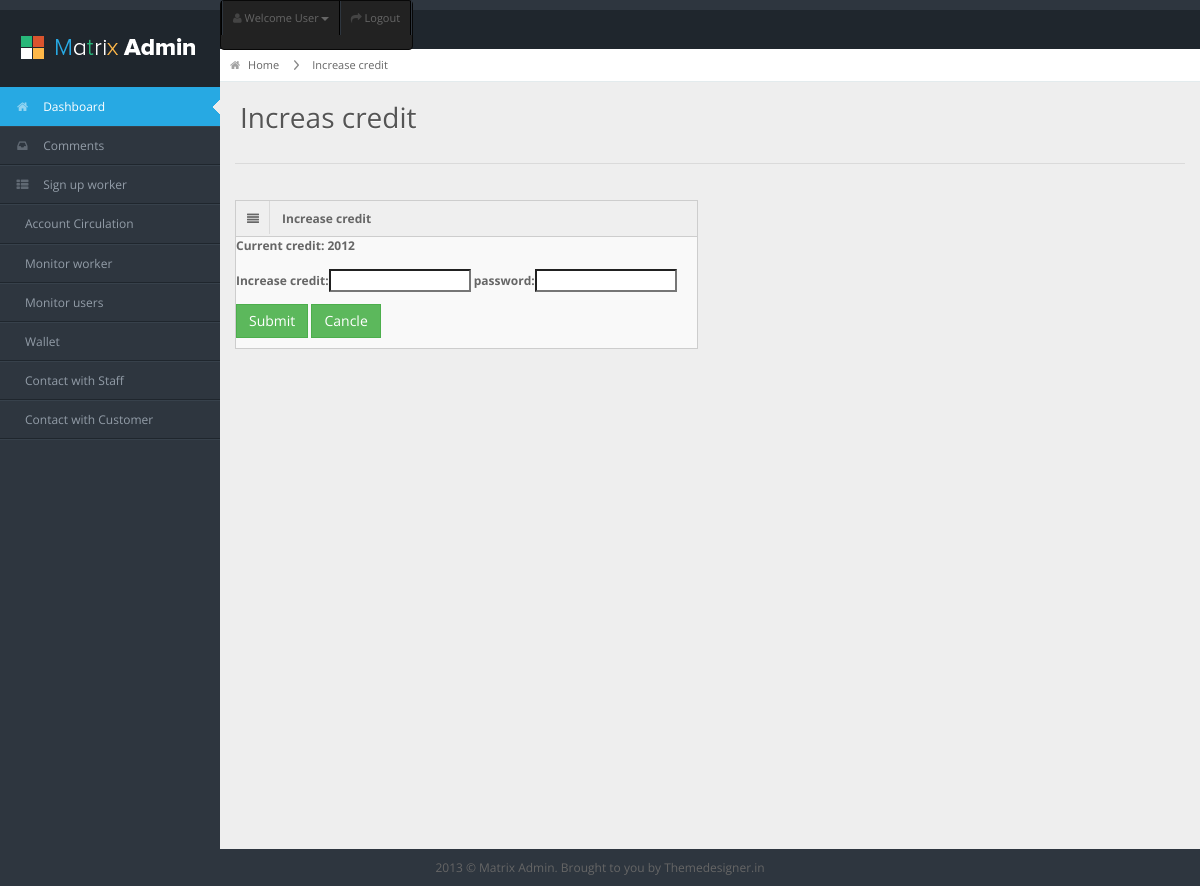
The app's page /manager/managerwallet/, older data.
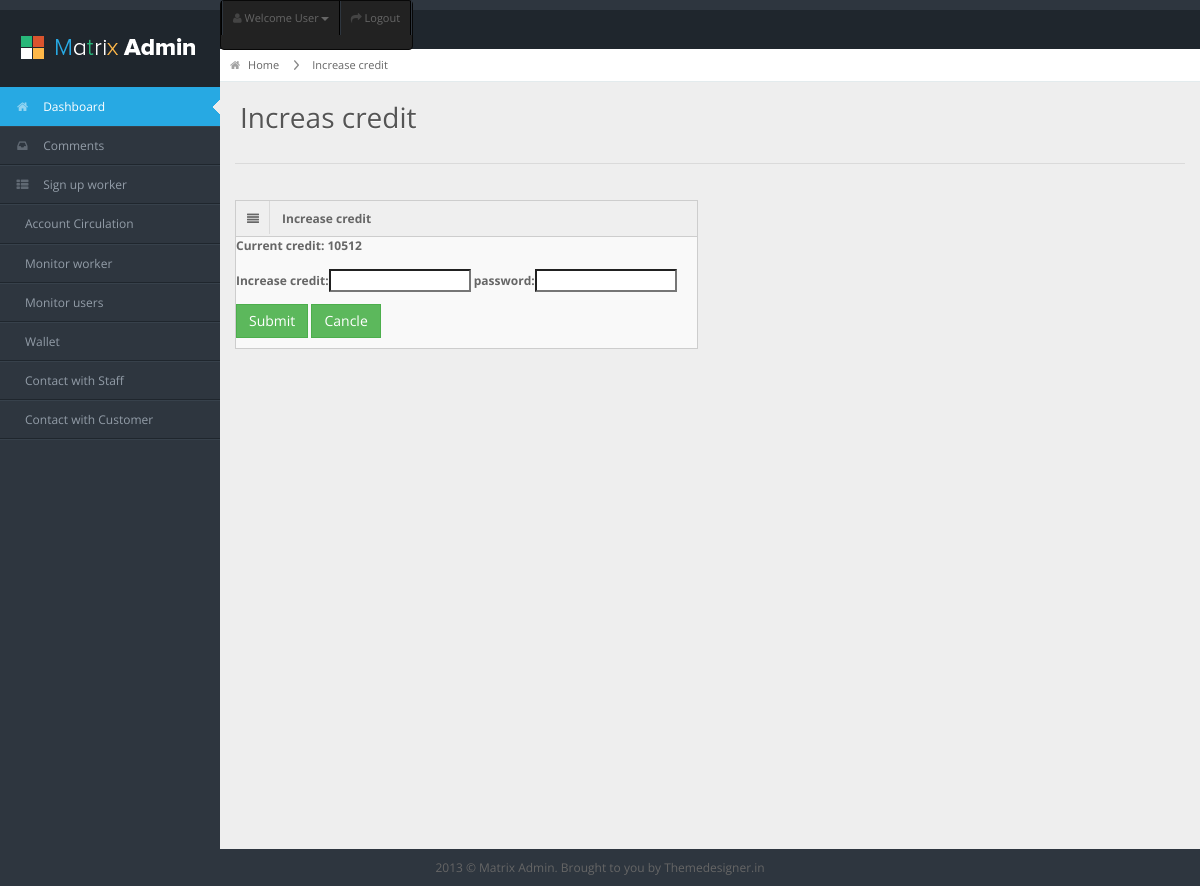
The same page, newer data.
### core/models.py (models this page shows)
class Manager(models.Model):
    user = models.OneToOneField(User, on_delete=models.CASCADE, primary_key=True)
    credit = models.PositiveIntegerField(default=1000000)

### manager/views.py (the view)
# urls.py: path('managerwallet/', views.managerwallet, name='managerwallet'),
def managerwallet(request):
    manager = Manager.objects.get(pk=10)
    if request.method == 'POST':
        form = increasecredit_form(request.POST)
        if form.is_valid():
            if check_password(form.cleaned_data['password'], manager.user.password):
                manager.credit += form.cleaned_data['increase_credit']
                manager.save()
        return redirect('/manager/')
    else:
        form = increasecredit_form()
    return render(request, 'manager/managerwallet.html', context={'form':form, 'manager' : manager})

### manager/forms.py
class increasecredit_form(forms.Form):
    increase_credit = forms.IntegerField()
    password = forms.CharField(label="password", strip=False, widget=forms.PasswordInput)

### manager/templates/manager/managerwallet.html (shortened to what this page needs)
{% load static %}
<!DOCTYPE html>
<html lang="en">
<head>
<link rel="stylesheet" href="{% static 'assets/css/bootstrap.min.css' %}" />
<link rel="stylesheet" href="{% static 'assets/css/bootstrap-responsive.min.css' %}" />
<link rel="stylesheet" href="{% static 'assets/css/colorpicker.css' %}" />
<link rel="stylesheet" href="{% static 'assets/css/datepicker.css' %}" />
<link rel="stylesheet" href="{% static 'assets/css/uniform.css' %}" />
<link rel="stylesheet" href="{% static 'assets/css/select2.css' %}" />
<link rel="stylesheet" href="{% static 'assets/css/matrix-style.css' %}" />
<link rel="stylesheet" href="{% static 'assets/css/matrix-media.css' %}" />
<link rel="stylesheet" href="{% static 'assets/css/bootstrap-wysihtml5.css' %}" />
<link href="{% static 'assets/font-awesome/css/font-awesome.css' %}" rel="stylesheet" />
</head>
<body>
<div id="header">
  <h1><a href="dashboard.html">Wallet</a></h1>
</div>
<div id="user-nav" class="navbar navbar-inverse">
  <ul class="nav">
    <li  class="dropdown" id="profile-messages" ><a title="" href="#" data-toggle="dropdown" data-target="#profile-messages" class="dropdown-toggle"><i class="icon icon-user"></i>  <span class="text">Welcome User</span><b class="caret"></b></a>
    </li>
    <li class=""><a title="" href="http://localhost:8000/"><i class="icon icon-share-alt"></i> <span class="text">Logout</span></a></li>
  </ul>
</div>
<div id="sidebar"><a href="#" class="visible-phone"> Dashboard</a>
  <ul>
    <li class="active"><a href="{% url 'manager:managerpanel' %}"><i class="icon icon-home"></i> <span>Dashboard</span></a> </li>
    <li> <a href="{% url 'manager:comments' %}"><i class="icon icon-inbox"></i> <span>Comments</span></a> </li>
    <li> <a href="{% url 'manager:signupworker' %}"><i class="icon icon-th-list"></i> <span>Sign up worker</span> </a></li>
	<li><a href="{% url 'manager:accountcirculation' %}"> <span>Account Circulation</span></a></li>
    <li><a href="{% url 'manager:monitorworker' %}"> <span>Monitor worker</span></a></li>
    <li><a href="{% url 'manager:monitoringuser' %}"> <span>Monitor users</span></a></li>
         <li><a href="{% url 'manager:managerwallet' %}"> <span>Wallet</span></a></li>
               <li><a href="{% url 'manager:contacttostaff' %}"> <span>Contact with Staff</span></a></li>
               <li><a href="{% url 'manager:contacttouser' %}"> <span>Contact with Customer</span></a></li>
  </ul>
</div>
<div id="content">
<div id="content-header">
  <div id="breadcrumb"> <a href="http://localhost:8000/manager/" title="Go to Home" class="tip-bottom"><i class="icon-home"></i> Home</a> <a href="#" class="tip-bottom">Increase credit</a>  </div>
  <h1>Increas credit</h1>
</div>
<div class="container-fluid">
  <hr>
  <div class="row-fluid">
    <div class="span6">
      <div class="widget-box">
        <div class="widget-title"> <span class="icon"> <i class="icon-align-justify"></i> </span>
          <h5>Increase credit</h5>
        </div>
        <div class="widget-content nopadding">
        		<form action="" method="post">
        		<p><label class="control-label">Current credit: {{ manager.credit }}</label></p>
    		<p>{{ form }}</p>
             <p> <div class="form-actions">
               <a href="http://localhost:8000/manager/"><button type="submit" class="btn btn-success">Submit</button></a>
               <a href="http://localhost:8000/manager/"><button type="button" class="btn btn-success">Cancle</button></a>
            </div></p>
          </form>
        </div>
      </div>
    </div>
  </div>
</div></div>
<div class="row-fluid">
  <div id="footer" class="span12"> 2013 &copy; Matrix Admin. Brought to you by <a href="http://themedesigner.in">Themedesigner.in</a> </div>
</div>
</body>
</html>

Row changes from the older to the newer data that the page shows:
changed Manager: credit "2012" → "10512"
